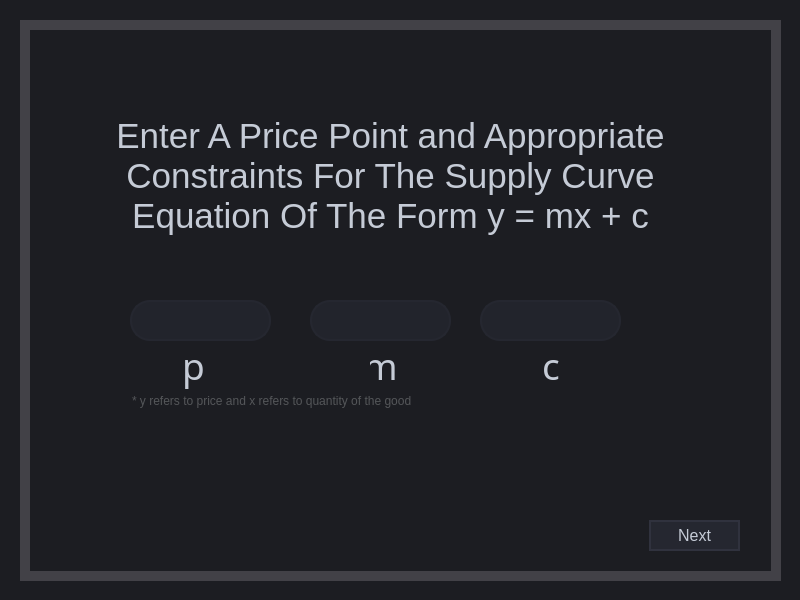
<?xml version="1.0" encoding="UTF-8"?>
<ui version="4.0">
 <class>enterPMC</class>
 <widget class="QMainWindow" name="enterPMC">
  <property name="geometry">
   <rect>
    <x>0</x>
    <y>0</y>
    <width>800</width>
    <height>600</height>
   </rect>
  </property>
  <property name="windowTitle">
   <string>MainWindow</string>
  </property>
  <property name="styleSheet">
   <string notr="true">background-color: rgb(28,29,34);</string>
  </property>
  <widget class="QWidget" name="centralwidget">
   <widget class="QFrame" name="frame">
    <property name="geometry">
     <rect>
      <x>20</x>
      <y>20</y>
      <width>761</width>
      <height>561</height>
     </rect>
    </property>
    <property name="styleSheet">
     <string notr="true">border: 10px solid rgb(66, 65, 71);
</string>
    </property>
    <property name="frameShape">
     <enum>QFrame::StyledPanel</enum>
    </property>
    <property name="frameShadow">
     <enum>QFrame::Raised</enum>
    </property>
    <widget class="QLineEdit" name="textP">
     <property name="geometry">
      <rect>
       <x>110</x>
       <y>280</y>
       <width>141</width>
       <height>41</height>
      </rect>
     </property>
     <property name="sizePolicy">
      <sizepolicy hsizetype="Expanding" vsizetype="Expanding">
       <horstretch>0</horstretch>
       <verstretch>0</verstretch>
      </sizepolicy>
     </property>
     <property name="palette">
      <palette>
       <active>
        <colorrole role="WindowText">
         <brush brushstyle="SolidPattern">
          <color alpha="255">
           <red>108</red>
           <green>112</green>
           <blue>120</blue>
          </color>
         </brush>
        </colorrole>
        <colorrole role="Button">
         <brush brushstyle="SolidPattern">
          <color alpha="255">
           <red>34</red>
           <green>36</green>
           <blue>44</blue>
          </color>
         </brush>
        </colorrole>
        <colorrole role="Text">
         <brush brushstyle="SolidPattern">
          <color alpha="255">
           <red>108</red>
           <green>112</green>
           <blue>120</blue>
          </color>
         </brush>
        </colorrole>
        <colorrole role="ButtonText">
         <brush brushstyle="SolidPattern">
          <color alpha="255">
           <red>108</red>
           <green>112</green>
           <blue>120</blue>
          </color>
         </brush>
        </colorrole>
        <colorrole role="Base">
         <brush brushstyle="SolidPattern">
          <color alpha="255">
           <red>34</red>
           <green>36</green>
           <blue>44</blue>
          </color>
         </brush>
        </colorrole>
        <colorrole role="Window">
         <brush brushstyle="SolidPattern">
          <color alpha="255">
           <red>34</red>
           <green>36</green>
           <blue>44</blue>
          </color>
         </brush>
        </colorrole>
        <colorrole role="PlaceholderText">
         <brush brushstyle="NoBrush">
          <color alpha="128">
           <red>108</red>
           <green>112</green>
           <blue>120</blue>
          </color>
         </brush>
        </colorrole>
       </active>
       <inactive>
        <colorrole role="WindowText">
         <brush brushstyle="SolidPattern">
          <color alpha="255">
           <red>108</red>
           <green>112</green>
           <blue>120</blue>
          </color>
         </brush>
        </colorrole>
        <colorrole role="Button">
         <brush brushstyle="SolidPattern">
          <color alpha="255">
           <red>34</red>
           <green>36</green>
           <blue>44</blue>
          </color>
         </brush>
        </colorrole>
        <colorrole role="Text">
         <brush brushstyle="SolidPattern">
          <color alpha="255">
           <red>108</red>
           <green>112</green>
           <blue>120</blue>
          </color>
         </brush>
        </colorrole>
        <colorrole role="ButtonText">
         <brush brushstyle="SolidPattern">
          <color alpha="255">
           <red>108</red>
           <green>112</green>
           <blue>120</blue>
          </color>
         </brush>
        </colorrole>
        <colorrole role="Base">
         <brush brushstyle="SolidPattern">
          <color alpha="255">
           <red>34</red>
           <green>36</green>
           <blue>44</blue>
          </color>
         </brush>
        </colorrole>
        <colorrole role="Window">
         <brush brushstyle="SolidPattern">
          <color alpha="255">
           <red>34</red>
           <green>36</green>
           <blue>44</blue>
          </color>
         </brush>
        </colorrole>
        <colorrole role="PlaceholderText">
         <brush brushstyle="NoBrush">
          <color alpha="128">
           <red>108</red>
           <green>112</green>
           <blue>120</blue>
          </color>
         </brush>
        </colorrole>
       </inactive>
       <disabled>
        <colorrole role="WindowText">
         <brush brushstyle="SolidPattern">
          <color alpha="255">
           <red>108</red>
           <green>112</green>
           <blue>120</blue>
          </color>
         </brush>
        </colorrole>
        <colorrole role="Button">
         <brush brushstyle="SolidPattern">
          <color alpha="255">
           <red>34</red>
           <green>36</green>
           <blue>44</blue>
          </color>
         </brush>
        </colorrole>
        <colorrole role="Text">
         <brush brushstyle="SolidPattern">
          <color alpha="255">
           <red>108</red>
           <green>112</green>
           <blue>120</blue>
          </color>
         </brush>
        </colorrole>
        <colorrole role="ButtonText">
         <brush brushstyle="SolidPattern">
          <color alpha="255">
           <red>108</red>
           <green>112</green>
           <blue>120</blue>
          </color>
         </brush>
        </colorrole>
        <colorrole role="Base">
         <brush brushstyle="SolidPattern">
          <color alpha="255">
           <red>34</red>
           <green>36</green>
           <blue>44</blue>
          </color>
         </brush>
        </colorrole>
        <colorrole role="Window">
         <brush brushstyle="SolidPattern">
          <color alpha="255">
           <red>34</red>
           <green>36</green>
           <blue>44</blue>
          </color>
         </brush>
        </colorrole>
        <colorrole role="PlaceholderText">
         <brush brushstyle="NoBrush">
          <color alpha="128">
           <red>108</red>
           <green>112</green>
           <blue>120</blue>
          </color>
         </brush>
        </colorrole>
       </disabled>
      </palette>
     </property>
     <property name="font">
      <font>
       <family>Segoe UI Historic</family>
       <pointsize>18</pointsize>
      </font>
     </property>
     <property name="mouseTracking">
      <bool>false</bool>
     </property>
     <property name="focusPolicy">
      <enum>Qt::ClickFocus</enum>
     </property>
     <property name="contextMenuPolicy">
      <enum>Qt::DefaultContextMenu</enum>
     </property>
     <property name="styleSheet">
      <string notr="true">QLineEdit{
border: 2px solid rgb(37, 39, 48);
border-radius: 20px;
color: #6c7078;
padding-left: 20px;
padding-right: 20px;
background-color:rgb(34,36,44);
}
QLineEdit:hover{
border: 2px solid rgb(48,50,62);
}
QLineEdit:focus{
border: 2px solid rgb(85,170,255);
background-color: rgb(43,45,56);
color: #c5cbd6;
}</string>
     </property>
     <property name="inputMask">
      <string/>
     </property>
     <property name="text">
      <string/>
     </property>
     <property name="frame">
      <bool>false</bool>
     </property>
     <property name="echoMode">
      <enum>QLineEdit::Normal</enum>
     </property>
     <property name="alignment">
      <set>Qt::AlignCenter</set>
     </property>
     <property name="placeholderText">
      <string notr="true"/>
     </property>
     <property name="clearButtonEnabled">
      <bool>true</bool>
     </property>
    </widget>
    <widget class="QLineEdit" name="lineEdit_4">
     <property name="geometry">
      <rect>
       <x>160</x>
       <y>320</y>
       <width>31</width>
       <height>51</height>
      </rect>
     </property>
     <property name="font">
      <font>
       <family>Segoe UI Semilight</family>
       <pointsize>28</pointsize>
      </font>
     </property>
     <property name="focusPolicy">
      <enum>Qt::NoFocus</enum>
     </property>
     <property name="styleSheet">
      <string notr="true">color: #c5cbd6;
background: transparent;
border: transparent;
</string>
     </property>
     <property name="text">
      <string>p</string>
     </property>
     <property name="readOnly">
      <bool>true</bool>
     </property>
    </widget>
    <widget class="QLineEdit" name="textM">
     <property name="geometry">
      <rect>
       <x>290</x>
       <y>280</y>
       <width>141</width>
       <height>41</height>
      </rect>
     </property>
     <property name="sizePolicy">
      <sizepolicy hsizetype="Expanding" vsizetype="Expanding">
       <horstretch>0</horstretch>
       <verstretch>0</verstretch>
      </sizepolicy>
     </property>
     <property name="palette">
      <palette>
       <active>
        <colorrole role="WindowText">
         <brush brushstyle="SolidPattern">
          <color alpha="255">
           <red>108</red>
           <green>112</green>
           <blue>120</blue>
          </color>
         </brush>
        </colorrole>
        <colorrole role="Button">
         <brush brushstyle="SolidPattern">
          <color alpha="255">
           <red>34</red>
           <green>36</green>
           <blue>44</blue>
          </color>
         </brush>
        </colorrole>
        <colorrole role="Text">
         <brush brushstyle="SolidPattern">
          <color alpha="255">
           <red>108</red>
           <green>112</green>
           <blue>120</blue>
          </color>
         </brush>
        </colorrole>
        <colorrole role="ButtonText">
         <brush brushstyle="SolidPattern">
          <color alpha="255">
           <red>108</red>
           <green>112</green>
           <blue>120</blue>
          </color>
         </brush>
        </colorrole>
        <colorrole role="Base">
         <brush brushstyle="SolidPattern">
          <color alpha="255">
           <red>34</red>
           <green>36</green>
           <blue>44</blue>
          </color>
         </brush>
        </colorrole>
        <colorrole role="Window">
         <brush brushstyle="SolidPattern">
          <color alpha="255">
           <red>34</red>
           <green>36</green>
           <blue>44</blue>
          </color>
         </brush>
        </colorrole>
        <colorrole role="PlaceholderText">
         <brush brushstyle="NoBrush">
          <color alpha="128">
           <red>108</red>
           <green>112</green>
           <blue>120</blue>
          </color>
         </brush>
        </colorrole>
       </active>
       <inactive>
        <colorrole role="WindowText">
         <brush brushstyle="SolidPattern">
          <color alpha="255">
           <red>108</red>
           <green>112</green>
           <blue>120</blue>
          </color>
         </brush>
        </colorrole>
        <colorrole role="Button">
         <brush brushstyle="SolidPattern">
          <color alpha="255">
           <red>34</red>
           <green>36</green>
           <blue>44</blue>
          </color>
         </brush>
        </colorrole>
        <colorrole role="Text">
         <brush brushstyle="SolidPattern">
          <color alpha="255">
           <red>108</red>
           <green>112</green>
           <blue>120</blue>
          </color>
         </brush>
        </colorrole>
        <colorrole role="ButtonText">
         <brush brushstyle="SolidPattern">
          <color alpha="255">
           <red>108</red>
           <green>112</green>
           <blue>120</blue>
          </color>
         </brush>
        </colorrole>
        <colorrole role="Base">
         <brush brushstyle="SolidPattern">
          <color alpha="255">
           <red>34</red>
           <green>36</green>
           <blue>44</blue>
          </color>
         </brush>
        </colorrole>
        <colorrole role="Window">
         <brush brushstyle="SolidPattern">
          <color alpha="255">
           <red>34</red>
           <green>36</green>
           <blue>44</blue>
          </color>
         </brush>
        </colorrole>
        <colorrole role="PlaceholderText">
         <brush brushstyle="NoBrush">
          <color alpha="128">
           <red>108</red>
           <green>112</green>
           <blue>120</blue>
          </color>
         </brush>
        </colorrole>
       </inactive>
       <disabled>
        <colorrole role="WindowText">
         <brush brushstyle="SolidPattern">
          <color alpha="255">
           <red>108</red>
           <green>112</green>
           <blue>120</blue>
          </color>
         </brush>
        </colorrole>
        <colorrole role="Button">
         <brush brushstyle="SolidPattern">
          <color alpha="255">
           <red>34</red>
           <green>36</green>
           <blue>44</blue>
          </color>
         </brush>
        </colorrole>
        <colorrole role="Text">
         <brush brushstyle="SolidPattern">
          <color alpha="255">
           <red>108</red>
           <green>112</green>
           <blue>120</blue>
          </color>
         </brush>
        </colorrole>
        <colorrole role="ButtonText">
         <brush brushstyle="SolidPattern">
          <color alpha="255">
           <red>108</red>
           <green>112</green>
           <blue>120</blue>
          </color>
         </brush>
        </colorrole>
        <colorrole role="Base">
         <brush brushstyle="SolidPattern">
          <color alpha="255">
           <red>34</red>
           <green>36</green>
           <blue>44</blue>
          </color>
         </brush>
        </colorrole>
        <colorrole role="Window">
         <brush brushstyle="SolidPattern">
          <color alpha="255">
           <red>34</red>
           <green>36</green>
           <blue>44</blue>
          </color>
         </brush>
        </colorrole>
        <colorrole role="PlaceholderText">
         <brush brushstyle="NoBrush">
          <color alpha="128">
           <red>108</red>
           <green>112</green>
           <blue>120</blue>
          </color>
         </brush>
        </colorrole>
       </disabled>
      </palette>
     </property>
     <property name="font">
      <font>
       <family>Segoe UI Historic</family>
       <pointsize>18</pointsize>
      </font>
     </property>
     <property name="mouseTracking">
      <bool>false</bool>
     </property>
     <property name="focusPolicy">
      <enum>Qt::ClickFocus</enum>
     </property>
     <property name="contextMenuPolicy">
      <enum>Qt::DefaultContextMenu</enum>
     </property>
     <property name="styleSheet">
      <string notr="true">QLineEdit{
border: 2px solid rgb(37, 39, 48);
border-radius: 20px;
color: #6c7078;
padding-left: 20px;
padding-right: 20px;
background-color:rgb(34,36,44);
}
QLineEdit:hover{
border: 2px solid rgb(48,50,62);
}
QLineEdit:focus{
border: 2px solid rgb(85,170,255);
background-color: rgb(43,45,56);
color: #c5cbd6;
}</string>
     </property>
     <property name="inputMask">
      <string/>
     </property>
     <property name="text">
      <string/>
     </property>
     <property name="frame">
      <bool>false</bool>
     </property>
     <property name="echoMode">
      <enum>QLineEdit::Normal</enum>
     </property>
     <property name="alignment">
      <set>Qt::AlignCenter</set>
     </property>
     <property name="placeholderText">
      <string notr="true"/>
     </property>
     <property name="clearButtonEnabled">
      <bool>true</bool>
     </property>
    </widget>
    <widget class="QLineEdit" name="lineEdit_6">
     <property name="geometry">
      <rect>
       <x>350</x>
       <y>320</y>
       <width>31</width>
       <height>51</height>
      </rect>
     </property>
     <property name="font">
      <font>
       <family>Segoe UI Semilight</family>
       <pointsize>28</pointsize>
      </font>
     </property>
     <property name="focusPolicy">
      <enum>Qt::NoFocus</enum>
     </property>
     <property name="styleSheet">
      <string notr="true">color: #c5cbd6;
background: transparent;
border: transparent;
</string>
     </property>
     <property name="text">
      <string>m</string>
     </property>
     <property name="readOnly">
      <bool>true</bool>
     </property>
    </widget>
    <widget class="QLineEdit" name="textC">
     <property name="geometry">
      <rect>
       <x>460</x>
       <y>280</y>
       <width>141</width>
       <height>41</height>
      </rect>
     </property>
     <property name="sizePolicy">
      <sizepolicy hsizetype="Expanding" vsizetype="Expanding">
       <horstretch>0</horstretch>
       <verstretch>0</verstretch>
      </sizepolicy>
     </property>
     <property name="palette">
      <palette>
       <active>
        <colorrole role="WindowText">
         <brush brushstyle="SolidPattern">
          <color alpha="255">
           <red>108</red>
           <green>112</green>
           <blue>120</blue>
          </color>
         </brush>
        </colorrole>
        <colorrole role="Button">
         <brush brushstyle="SolidPattern">
          <color alpha="255">
           <red>34</red>
           <green>36</green>
           <blue>44</blue>
          </color>
         </brush>
        </colorrole>
        <colorrole role="Text">
         <brush brushstyle="SolidPattern">
          <color alpha="255">
           <red>108</red>
           <green>112</green>
           <blue>120</blue>
          </color>
         </brush>
        </colorrole>
        <colorrole role="ButtonText">
         <brush brushstyle="SolidPattern">
          <color alpha="255">
           <red>108</red>
           <green>112</green>
           <blue>120</blue>
          </color>
         </brush>
        </colorrole>
        <colorrole role="Base">
         <brush brushstyle="SolidPattern">
          <color alpha="255">
           <red>34</red>
           <green>36</green>
           <blue>44</blue>
          </color>
         </brush>
        </colorrole>
        <colorrole role="Window">
         <brush brushstyle="SolidPattern">
          <color alpha="255">
           <red>34</red>
           <green>36</green>
           <blue>44</blue>
          </color>
         </brush>
        </colorrole>
        <colorrole role="PlaceholderText">
         <brush brushstyle="NoBrush">
          <color alpha="128">
           <red>108</red>
           <green>112</green>
           <blue>120</blue>
          </color>
         </brush>
        </colorrole>
       </active>
       <inactive>
        <colorrole role="WindowText">
         <brush brushstyle="SolidPattern">
          <color alpha="255">
           <red>108</red>
           <green>112</green>
           <blue>120</blue>
          </color>
         </brush>
        </colorrole>
        <colorrole role="Button">
         <brush brushstyle="SolidPattern">
          <color alpha="255">
           <red>34</red>
           <green>36</green>
           <blue>44</blue>
          </color>
         </brush>
        </colorrole>
        <colorrole role="Text">
         <brush brushstyle="SolidPattern">
          <color alpha="255">
           <red>108</red>
           <green>112</green>
           <blue>120</blue>
          </color>
         </brush>
        </colorrole>
        <colorrole role="ButtonText">
         <brush brushstyle="SolidPattern">
          <color alpha="255">
           <red>108</red>
           <green>112</green>
           <blue>120</blue>
          </color>
         </brush>
        </colorrole>
        <colorrole role="Base">
         <brush brushstyle="SolidPattern">
          <color alpha="255">
           <red>34</red>
           <green>36</green>
           <blue>44</blue>
          </color>
         </brush>
        </colorrole>
        <colorrole role="Window">
         <brush brushstyle="SolidPattern">
          <color alpha="255">
           <red>34</red>
           <green>36</green>
           <blue>44</blue>
          </color>
         </brush>
        </colorrole>
        <colorrole role="PlaceholderText">
         <brush brushstyle="NoBrush">
          <color alpha="128">
           <red>108</red>
           <green>112</green>
           <blue>120</blue>
          </color>
         </brush>
        </colorrole>
       </inactive>
       <disabled>
        <colorrole role="WindowText">
         <brush brushstyle="SolidPattern">
          <color alpha="255">
           <red>108</red>
           <green>112</green>
           <blue>120</blue>
          </color>
         </brush>
        </colorrole>
        <colorrole role="Button">
         <brush brushstyle="SolidPattern">
          <color alpha="255">
           <red>34</red>
           <green>36</green>
           <blue>44</blue>
          </color>
         </brush>
        </colorrole>
        <colorrole role="Text">
         <brush brushstyle="SolidPattern">
          <color alpha="255">
           <red>108</red>
           <green>112</green>
           <blue>120</blue>
          </color>
         </brush>
        </colorrole>
        <colorrole role="ButtonText">
         <brush brushstyle="SolidPattern">
          <color alpha="255">
           <red>108</red>
           <green>112</green>
           <blue>120</blue>
          </color>
         </brush>
        </colorrole>
        <colorrole role="Base">
         <brush brushstyle="SolidPattern">
          <color alpha="255">
           <red>34</red>
           <green>36</green>
           <blue>44</blue>
          </color>
         </brush>
        </colorrole>
        <colorrole role="Window">
         <brush brushstyle="SolidPattern">
          <color alpha="255">
           <red>34</red>
           <green>36</green>
           <blue>44</blue>
          </color>
         </brush>
        </colorrole>
        <colorrole role="PlaceholderText">
         <brush brushstyle="NoBrush">
          <color alpha="128">
           <red>108</red>
           <green>112</green>
           <blue>120</blue>
          </color>
         </brush>
        </colorrole>
       </disabled>
      </palette>
     </property>
     <property name="font">
      <font>
       <family>Segoe UI Historic</family>
       <pointsize>18</pointsize>
      </font>
     </property>
     <property name="mouseTracking">
      <bool>false</bool>
     </property>
     <property name="focusPolicy">
      <enum>Qt::ClickFocus</enum>
     </property>
     <property name="contextMenuPolicy">
      <enum>Qt::DefaultContextMenu</enum>
     </property>
     <property name="styleSheet">
      <string notr="true">QLineEdit{
border: 2px solid rgb(37, 39, 48);
border-radius: 20px;
color: #6c7078;
padding-left: 20px;
padding-right: 20px;
background-color:rgb(34,36,44);
}
QLineEdit:hover{
border: 2px solid rgb(48,50,62);
}
QLineEdit:focus{
border: 2px solid rgb(85,170,255);
background-color: rgb(43,45,56);
color: #c5cbd6;
}</string>
     </property>
     <property name="inputMask">
      <string/>
     </property>
     <property name="text">
      <string/>
     </property>
     <property name="frame">
      <bool>false</bool>
     </property>
     <property name="echoMode">
      <enum>QLineEdit::Normal</enum>
     </property>
     <property name="alignment">
      <set>Qt::AlignCenter</set>
     </property>
     <property name="placeholderText">
      <string notr="true"/>
     </property>
     <property name="clearButtonEnabled">
      <bool>true</bool>
     </property>
    </widget>
    <widget class="QLineEdit" name="lineEdit_8">
     <property name="geometry">
      <rect>
       <x>520</x>
       <y>310</y>
       <width>31</width>
       <height>71</height>
      </rect>
     </property>
     <property name="font">
      <font>
       <family>Segoe UI Semilight</family>
       <pointsize>28</pointsize>
      </font>
     </property>
     <property name="focusPolicy">
      <enum>Qt::NoFocus</enum>
     </property>
     <property name="styleSheet">
      <string notr="true">color: #c5cbd6;
background: transparent;
border: transparent;
</string>
     </property>
     <property name="text">
      <string>c</string>
     </property>
     <property name="readOnly">
      <bool>true</bool>
     </property>
    </widget>
    <widget class="QLineEdit" name="lineEdit_9">
     <property name="geometry">
      <rect>
       <x>110</x>
       <y>370</y>
       <width>301</width>
       <height>21</height>
      </rect>
     </property>
     <property name="focusPolicy">
      <enum>Qt::NoFocus</enum>
     </property>
     <property name="styleSheet">
      <string notr="true">color: #545659;
background: transparent;
border: transparent;</string>
     </property>
     <property name="text">
      <string>* y refers to price and x refers to quantity of the good</string>
     </property>
     <property name="frame">
      <bool>false</bool>
     </property>
     <property name="readOnly">
      <bool>true</bool>
     </property>
    </widget>
    <widget class="QPushButton" name="pushButton">
     <property name="geometry">
      <rect>
       <x>629</x>
       <y>500</y>
       <width>91</width>
       <height>31</height>
      </rect>
     </property>
     <property name="font">
      <font>
       <pointsize>12</pointsize>
      </font>
     </property>
     <property name="focusPolicy">
      <enum>Qt::WheelFocus</enum>
     </property>
     <property name="styleSheet">
      <string notr="true">QPushButton{background-color: rgb(37, 39, 48);
border-radius: 20px;
color: #c5cbd6;
border: 2px solid rgb(48,50,62);
}
QPushButton:hover{
border: 2px solid rgb(37, 39, 48);
}
QPushButton:pressed{
border: 2px solid rgb(85,170,255);
background-color:rgb(43,45,56);
}</string>
     </property>
     <property name="text">
      <string>Next</string>
     </property>
    </widget>
    <widget class="QLabel" name="label">
     <property name="geometry">
      <rect>
       <x>80</x>
       <y>40</y>
       <width>581</width>
       <height>231</height>
      </rect>
     </property>
     <property name="font">
      <font>
       <family>Segoe UI Historic</family>
       <pointsize>26</pointsize>
      </font>
     </property>
     <property name="styleSheet">
      <string notr="true">color: #c5cbd6;
background: transparent;
border: transparent;
</string>
     </property>
     <property name="text">
      <string>Enter A Price Point and Appropriate Constraints For The Supply Curve Equation Of The Form y = mx + c</string>
     </property>
     <property name="alignment">
      <set>Qt::AlignCenter</set>
     </property>
     <property name="wordWrap">
      <bool>true</bool>
     </property>
    </widget>
   </widget>
  </widget>
 </widget>
 <resources/>
 <connections/>
</ui>
